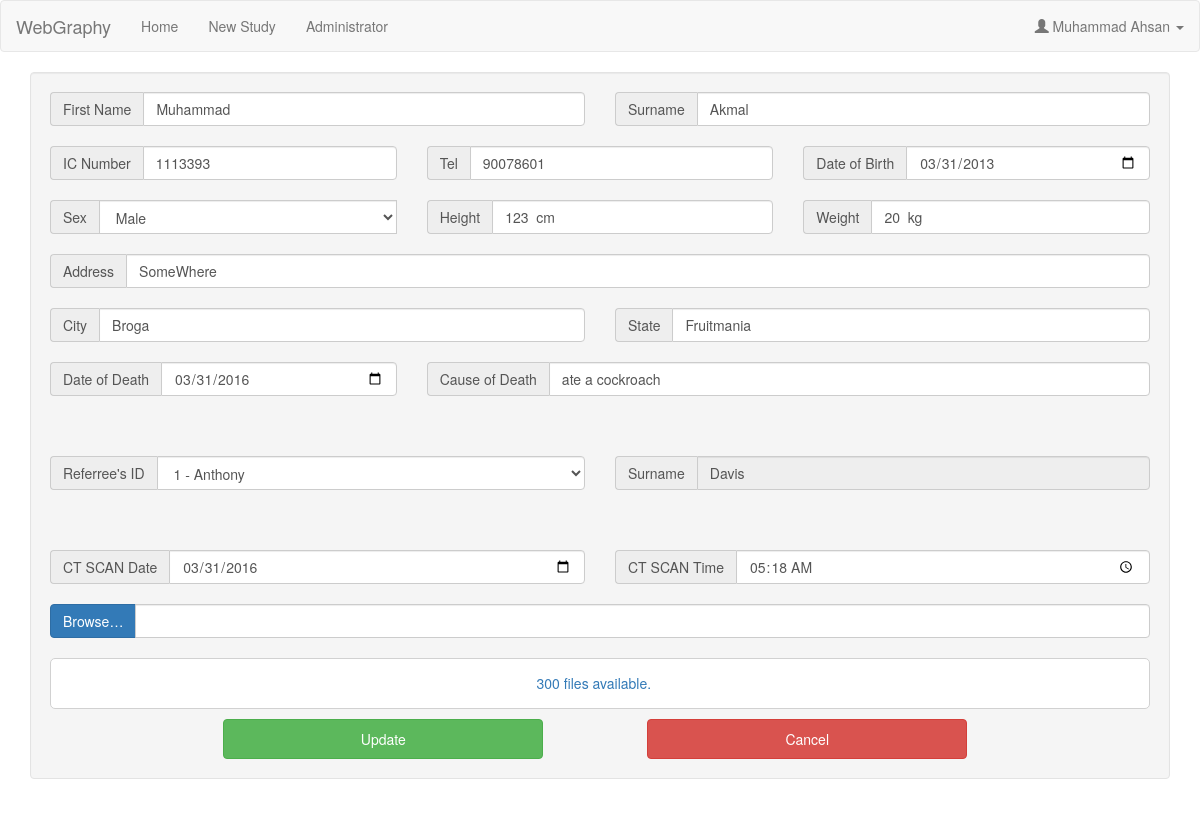
Page /studyEdit.php?add=2 (signed in) on the earlier database version.
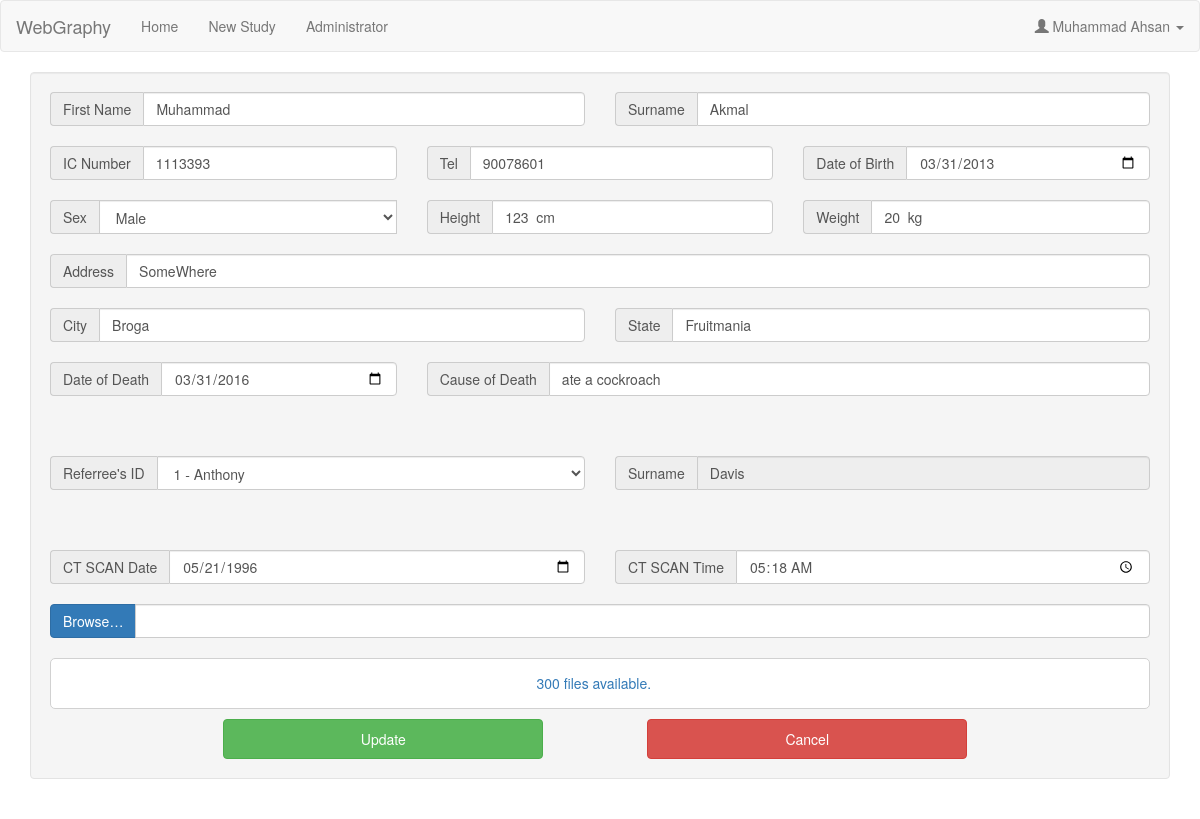
Same page on the later database version.
### tables this page shows
CREATE TABLE `studyobject` (
  `objectID` int(11) NOT NULL,
  `objectFirstname` varchar(255) NOT NULL,
  `objectSurname` varchar(255) NOT NULL,
  `ICNumber` int(11) NOT NULL,
  `telephone` int(11) NOT NULL,
  `DOB` date NOT NULL,
  `Sex` varchar(10) NOT NULL,
  `height` smallint(6) NOT NULL,
  `weight` smallint(6) NOT NULL,
  `homeAddress` varchar(255) NOT NULL,
  `homeCity` varchar(255) NOT NULL,
  `homeState` varchar(255) NOT NULL,
  `DOD` date NOT NULL,
  `deathCause` varchar(255) NOT NULL
);

CREATE TABLE `ctscan` (
  `CTScanID` int(11) NOT NULL,
  `date` date NOT NULL,
  `time` time NOT NULL,
  `objectID` int(11) NOT NULL
);

CREATE TABLE `referees` (
  `referreeID` int(11) NOT NULL,
  `userID` int(11) NOT NULL,
  `firstName` varchar(255) NOT NULL,
  `surName` varchar(255) NOT NULL,
  `surgeryID` int(11) NOT NULL
);

### studyEdit.php (the view, shortened to what the changed rows need)
<!DOCTYPE html>
<?php include ('study_GET.php');?>
<html lang="en">
<head>
  <link rel="stylesheet" href="http://maxcdn.bootstrapcdn.com/bootstrap/3.3.6/css/bootstrap.min.css">
  <link href="css/input.css" rel="stylesheet">
</head>
<body>
		<?php
		include 'navBar.php';
		$add=$_GET['add'];?>
	<div class="container">
			<form class="well form-horizontal" method="post" action="study_update.php?add=<?php echo $add;?>" enctype="multipart/form-data">
				<div class="row">
					<div class="col-lg-6">
						<div class="input-group">
							<span class="input-group-addon" id="basic-addon2">First Name</span>
							<input type="text" name="objectFN"  class="form-control" value="<?php echo $objectfName; ?>">
						</div>
					</div>
					<div class = "col-lg-6">
						<div class="input-group">
							<span class="input-group-addon" id="basic-addon3">Surname</span>
							<input type="text" name="objectSN" class="form-control" placeholder="Enter Deceased Surname"    value="<?php echo $objectsName; ?>" >
						</div>
					</div>
				</div>
				<br>
				<div class="row">
					<div class="col-lg-4">
						<div class="input-group">
							<span class="input-group-addon" id="basic-addon2">IC Number</span>
							<input type="number"  name="objectIC" class="form-control" placeholder="Enter Deceased IC Number"   value="<?php echo $objectIC; ?>" >
						</div>
					</div>
					<div class="col-lg-4">
						<div class="input-group">
							<span class="input-group-addon" id="basic-addon2">Tel</span>
							<input type="number" name="objectTel" class="form-control"   value="<?php echo $objectTEL; ?>" >
						</div>
					</div>
					<div class="col-lg-4">
						<div class="input-group">
							<span class="input-group-addon" id="basic-addon2">Date of Birth</span>
							<input type="date" name="objectDOB" class="form-control"   value="<?php echo $objectDOB; ?>" >
						</div>
					</div>
				</div>
					<br>
				<div class ="row">
					<div class="col-lg-4">
					<div class="input-group">
						<span class="input-group-addon" id="basic-addon2">Sex</span>
								<select class="form-control" id="sel1" name="objectSex" required>
							<option><?php echo $objectSEX; ?></option>
							</select>
						<br>
					</div>
					</div>
					<div class="col-lg-4">
						<div class="input-group">
							<span class="input-group-addon" id="basic-addon2">Height</span>
							<input type="text" name="objectHeight" class="form-control"   value="<?php echo $objectHeight; ?>  cm" >
						</div>
					</div>
					<div class="col-lg-4">
						<div class="input-group">
							<span class="input-group-addon" id="basic-addon2">Weight</span>
							<input type="text" name="objectWeight" class="form-control"   value="<?php echo $objectWeight; ?>  kg" >
						</div>
					</div>
				</div>
				<br>
				<div class="row">
					<div class="col-lg-12">
						<div class="input-group">
							<span class="input-group-addon" id="basic-addon2">Address</span>
							<input type="text" name="objectAdd" class="form-control"  value="<?php echo $objectAddress; ?>" >
						</div>
					</div>
				</div>
				<br>
				<div class ="row">
					<div class="col-lg-6">
						<div class="input-group">
							<span class="input-group-addon" id="basic-addon2">City</span>
							<input type="text" name="objectCity" class="form-control"   value="<?php echo $objectCity; ?>" >
						</div>
					</div>
					<div class="col-lg-6">
						<div class="input-group">
							<span class="input-group-addon" id="basic-addon2">State</span>
							<input type="text" name="objectState" class="form-control "  value="<?php echo $objectState; ?>"  >
						</div>
					</div>
				</div>
				<br>
				<div class ="row">
					<div class="col-lg-4">
						<div class="input-group">
							<span class="input-group-addon" id="basic-addon2">Date of Death</span>
							<input type="date" name="objectDOD" class="form-control"   value="<?php echo $objectDOD; ?>"  >
						</div>
					</div>
					<div class="col-lg-8">
						<div class="input-group">
							<span class="input-group-addon" id="basic-addon2">Cause of Death</span>
							<input type="text" name="objectCause" class="form-control" placeholder="Enter The Cause Of Deceased's Death"   value="<?php echo $objectCause; ?>"  >
						</div>
					</div>
				</div>
					<br>
					<br>
					<br>
				<?php
					if( $_SESSION['user_type'] == 'admin') :
					?>
					<div class="row">
						<div class="col-lg-6">
						<div class="input-group">
							<span class="input-group-addon" id="basic-addon2">Referree's ID</span>
								<select class="form-control" id="refID" name="refID" required>
							<option><?php echo $RefID . " - " . $Reffname;?></option>
							</select>
						</div>
					</div>
						<div class = "col-lg-6">
						<div class="input-group">
							<span class="input-group-addon" id="basic-addon3">Surname</span>
							<input type="text" name="refSN" class="form-control" id="disabledInput" style="cursor:default;" value="<?php echo $Refsname; ?>" disabled >
						</div>
					</div>
				</div>
				<br>
				<br>
				<br>
				<?php endif;?>
				<div class="row">
					<div class="col-lg-6">
						<div class="input-group">
							<span class="input-group-addon" id="basic-addon2">CT SCAN Date</span>
							<input type="date" name="CTDate" class="form-control"   value="<?php echo $scanDate; ?>" >
						</div>
					</div>
					<div class="col-lg-6">
						<div class="input-group">
							<span class="input-group-addon" id="basic-addon2">CT SCAN Time</span>
							<input type="time" name="CTTime" class="form-control"  value="<?php echo $scanTime; ?>" >
						</div>
					</div>
				</div>
				<br>
					<br>
				<br>
					<br>
					</form>
	</div>
	<br>
</body>
</body>
</html>

Differences in the rows shown:
changed through a linked row, studyobject "Muhammad": CTDate "03/31/2016" → "05/21/1996"
